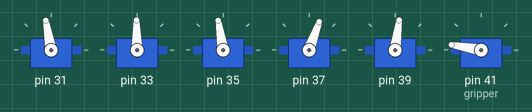
The sketch below on a simulated Arduino Mega 2560, built with avr-gcc and run on an emulated ATmega2560. Parts: 6 × servo. The ROS host is connected and sends only what is stated; random numbers use the default seed unless the sketch sets one.

Above: at 0.5 s.
Timing chart, 0 to 2.0 s (numbered marks = the images above):
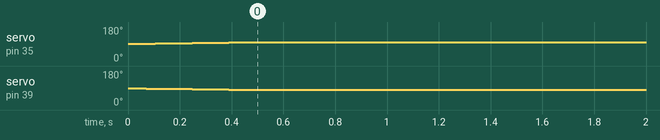

The sketch:

ros_teleop.ino
```cpp
#include <Servo.h>
#include "numericalTools.h"
#include <ros.h>
#include <std_msgs/String.h>
#include <std_msgs/Float32.h>
#include <geometry_msgs/Vector3.h>
#include <geometry_msgs/Pose.h>
#include <tf/transform_broadcaster.h>
#include <ros/time.h>
#include <geometry_msgs/Transform.h>

#define DOF 5
#define DT_MS 50
#define MAX_SPEED 20e-2


float Q[DOF];
float S[] = { 300e-3, 0.0, 250e-3, 0.0, 0.0 };
Servo joint[DOF];
Servo gripper;

ros::NodeHandle nh;
tf::TransformBroadcaster broadcaster;
geometry_msgs::TransformStamped t;

geometry_msgs::Transform array2Transform( float* S, float q0 );

geometry_msgs::Transform array2Transform( float* S, float q0 ) {
  geometry_msgs::Transform T;

  T.translation.x = S[0];
  T.translation.y = S[1];
  T.translation.z = S[2];
  float r3 = q0, r2 = S[3], r1 = S[4];
  T.rotation.w = cos(r1/2)*cos(r2/2)*cos(r1/2) + sin(r1/2)*sin(r2/2)*sin(r3/2);
  T.rotation.x = sin(r1/2)*cos(r2/2)*cos(r3/2) - cos(r1/2)*sin(r2/2)*sin(r3/2);
  T.rotation.y = cos(r1/2)*sin(r2/2)*cos(r3/2) + sin(r1/2)*cos(r2/2)*sin(r3/2);
  T.rotation.z = cos(r1/2)*cos(r2/2)*sin(r3/2) - sin(r1/2)*sin(r2/2)*cos(r3/2);

  return T;
}

void Transform2array( float* S, geometry_msgs::Transform T ) {
  S[0] = T.translation.x;
  S[1] = T.translation.y;
  S[2] = T.translation.z;
  float q0 = T.rotation.w, q1 = T.rotation.x, q2 = T.rotation.y, q3 = T.rotation.z;
  S[3] = asin(2*(q0*q2-q3*q1));
  S[4] = atan2(2*(q0*q1+q2*q3), 1-2*(q1*q1+q2*q2));
}

void update_pose( const geometry_msgs::Transform& T){
  float S[5], S1[5];

  char msg[80];


  sprintf( msg, "Transform: %d %d %d %d %d %d %d", round(T.translation.x*1000), T.translation.y*1000, round(T.translation.z*1000), T.rotation.x*1000, T.rotation.y*1000, T.rotation.z*1000, round(T.rotation.w*1000) );
  nh.loginfo(msg);

  Transform2array( S1, T );
  sprintf( msg, "Array: %d %d %d %d %d", round(S1[0]*1000), round(S1[1]*1000), round(S1[2]*1000), round(S1[3]*180/PI), round(S1[4]*180/PI) );
  nh.loginfo(msg);

  DKFunc( Q, S );

  moveTo( Q, S, DOF );
}

ros::Subscriber<geometry_msgs::Transform> sub("TWEt", update_pose );


/*
void quat2euler321( float* e, geometry_msgs::Pose pose )
{
  float qw = pose.orientation.w, qx = pose.orientation.x, qy = pose.orientation.y, qz = pose.orientation.z;
  e[2] = atan2( 2*(qw*qx+qy*qz), 1-2*(qx*qx+qy*qy) );
  e[1] = asin( 2*(qw*qy-qz*qx) );
  e[0] = atan2( 2*(qw*qz+qx*qy), 1-2*(qy*qy+qz*qz) );

  vec3.x = e[0];
  vec3.y = e[1];
  vec3.z = e[2];
  pub.publish( &vec3 );
}

void update_pose( const geometry_msgs::Pose& pose )
{
  float e[3];
  quat2euler321( e, pose );
  float S[] = { pose.position.x, pose.position.y, pose.position.z, 0.0, 0.0 };
  moveTo( Q, S, DOF );
  nh.loginfo("here");
}
*/
void increment( float* Q, float* dQ ) {

  float dir[] = { -1, 1, -1, 1, -1 };
  float offset[] = { 100*PI/180, 90*PI/180, 90*PI/180, 70*PI/180, 90*PI/180 };

  const float TOL = 0.2;

  bool fail = false;
  for( int n = 0; n < 5; n++ ) {

    if( isnan( dQ[n] ) )
      fail = true;
  }

  if( fail ) {
    Serial.println( "NaN!" );
    for( int n = 0; n < 5; n++ )
      dQ[n] = random( -100, 100 ) / 100.0 * 5 * PI / 180;
  }

  for( int n = 0; n < 5; n++ ) {
    Q[n] = asin( sin( Q[n] + dQ[n] ) );
    joint[n].write( ( dir[n] * Q[n] + offset[n] ) * 180 / PI );
  }
}


void DKFunc( float* Q, float* S ) {

  float q1 = Q[0],
        q2 = Q[1],
        q3 = Q[2],
        q4 = Q[3],
        q5 = Q[4];

  float (*F)[1] = (float(*)[1]) S;

  F[0][0] = cos(q1)*cos(3.141592653589793*(-1.0/2.0)+q2)*(2.9E1/2.0E2)+cos\
(3.141592653589793*(1.0/2.0)+q5)*sin(q1)*sin(q4)*(1.0/1.0E1)-cos(q1)*cos(q\
3)*sin(3.141592653589793*(-1.0/2.0)+q2)*(1.97E2/1.0E3)-cos(q1)*cos(3.14159\
2653589793*(-1.0/2.0)+q2)*sin(q3)*(1.97E2/1.0E3)-cos(q1)*cos(q3)*sin(3.141\
592653589793*(-1.0/2.0)+q2)*sin(3.141592653589793*(1.0/2.0)+q5)*(1.0/1.0E1\
)-cos(q1)*cos(3.141592653589793*(-1.0/2.0)+q2)*sin(q3)*sin(3.1415926535897\
93*(1.0/2.0)+q5)*(1.0/1.0E1)+cos(q1)*cos(q3)*cos(q4)*cos(3.141592653589793\
*(-1.0/2.0)+q2)*cos(3.141592653589793*(1.0/2.0)+q5)*(1.0/1.0E1)-cos(q1)*co\
s(q4)*cos(3.141592653589793*(1.0/2.0)+q5)*sin(q3)*sin(3.141592653589793*(-\
1.0/2.0)+q2)*(1.0/1.0E1);
  F[1][0] = cos(3.141592653589793*(-1.0/2.0)+q2)*sin(q1)*(2.9E1/2.0E2)-cos\
(q3)*sin(q1)*sin(3.141592653589793*(-1.0/2.0)+q2)*(1.97E2/1.0E3)-cos(3.141\
592653589793*(-1.0/2.0)+q2)*sin(q1)*sin(q3)*(1.97E2/1.0E3)-cos(q1)*cos(3.1\
41592653589793*(1.0/2.0)+q5)*sin(q4)*(1.0/1.0E1)-cos(q3)*sin(q1)*sin(3.141\
592653589793*(-1.0/2.0)+q2)*sin(3.141592653589793*(1.0/2.0)+q5)*(1.0/1.0E1\
)-cos(3.141592653589793*(-1.0/2.0)+q2)*sin(q1)*sin(q3)*sin(3.1415926535897\
93*(1.0/2.0)+q5)*(1.0/1.0E1)+cos(q3)*cos(q4)*cos(3.141592653589793*(-1.0/2\
.0)+q2)*cos(3.141592653589793*(1.0/2.0)+q5)*sin(q1)*(1.0/1.0E1)-cos(q4)*co\
s(3.141592653589793*(1.0/2.0)+q5)*sin(q1)*sin(q3)*sin(3.141592653589793*(-\
1.0/2.0)+q2)*(1.0/1.0E1);
  F[2][0] = sin(3.141592653589793*(-1.0/2.0)+q2)*(-2.9E1/2.0E2)-cos(q3)*co\
s(3.141592653589793*(-1.0/2.0)+q2)*(1.97E2/1.0E3)+sin(q3)*sin(3.1415926535\
89793*(-1.0/2.0)+q2)*(1.97E2/1.0E3)-cos(q3)*cos(3.141592653589793*(-1.0/2.\
0)+q2)*sin(3.141592653589793*(1.0/2.0)+q5)*(1.0/1.0E1)+sin(q3)*sin(3.14159\
2653589793*(-1.0/2.0)+q2)*sin(3.141592653589793*(1.0/2.0)+q5)*(1.0/1.0E1)-\
cos(q3)*cos(q4)*cos(3.141592653589793*(1.0/2.0)+q5)*sin(3.141592653589793*\
(-1.0/2.0)+q2)*(1.0/1.0E1)-cos(q4)*cos(3.141592653589793*(-1.0/2.0)+q2)*co\
s(3.141592653589793*(1.0/2.0)+q5)*sin(q3)*(1.0/1.0E1)+6.877E-2;
  F[3][0] = asin(cos(3.141592653589793*(1.0/2.0)+q5)*(sin(q4)*(cos(q3)*cos\
(3.141592653589793*(-1.0/2.0)+q2)*6.123233995736766E-17-sin(q3)*sin(3.1415\
92653589793*(-1.0/2.0)+q2)*6.123233995736766E-17+6.123233995736766E-17)+co\
s(q4)*(cos(q3)*sin(3.141592653589793*(-1.0/2.0)+q2)+cos(3.141592653589793*\
(-1.0/2.0)+q2)*sin(q3)))-sin(3.141592653589793*(1.0/2.0)+q5)*(-cos(q3)*cos\
(3.141592653589793*(-1.0/2.0)+q2)+sin(q3)*sin(3.141592653589793*(-1.0/2.0)\
+q2)-cos(q4)*(cos(q3)*cos(3.141592653589793*(-1.0/2.0)+q2)*6.1232339957367\
66E-17-sin(q3)*sin(3.141592653589793*(-1.0/2.0)+q2)*6.123233995736766E-17+\
6.123233995736766E-17)*6.123233995736766E-17+sin(q4)*(cos(q3)*sin(3.141592\
653589793*(-1.0/2.0)+q2)+cos(3.141592653589793*(-1.0/2.0)+q2)*sin(q3))*6.1\
23233995736766E-17+3.749399456654644E-33));
  F[4][0] = -atan((cos(3.141592653589793*(1.0/2.0)+q5)*(-cos(q3)*cos(3.141\
592653589793*(-1.0/2.0)+q2)+sin(q3)*sin(3.141592653589793*(-1.0/2.0)+q2)-c\
os(q4)*(cos(q3)*cos(3.141592653589793*(-1.0/2.0)+q2)*6.123233995736766E-17\
-sin(q3)*sin(3.141592653589793*(-1.0/2.0)+q2)*6.123233995736766E-17+6.1232\
33995736766E-17)*6.123233995736766E-17+sin(q4)*(cos(q3)*sin(3.141592653589\
793*(-1.0/2.0)+q2)+cos(3.141592653589793*(-1.0/2.0)+q2)*sin(q3))*6.1232339\
95736766E-17+3.749399456654644E-33)*6.123233995736766E-17-cos(q3)*cos(3.14\
1592653589793*(-1.0/2.0)+q2)*6.123233995736766E-17+sin(3.141592653589793*(\
1.0/2.0)+q5)*(sin(q4)*(cos(q3)*cos(3.141592653589793*(-1.0/2.0)+q2)*6.1232\
33995736766E-17-sin(q3)*sin(3.141592653589793*(-1.0/2.0)+q2)*6.12323399573\
6766E-17+6.123233995736766E-17)+cos(q4)*(cos(q3)*sin(3.141592653589793*(-1\
.0/2.0)+q2)+cos(3.141592653589793*(-1.0/2.0)+q2)*sin(q3)))*6.1232339957367\
66E-17+sin(q3)*sin(3.141592653589793*(-1.0/2.0)+q2)*6.123233995736766E-17+\
cos(q4)*(cos(q3)*cos(3.141592653589793*(-1.0/2.0)+q2)*6.123233995736766E-1\
7-sin(q3)*sin(3.141592653589793*(-1.0/2.0)+q2)*6.123233995736766E-17+6.123\
233995736766E-17)-sin(q4)*(cos(q3)*sin(3.141592653589793*(-1.0/2.0)+q2)+co\
s(3.141592653589793*(-1.0/2.0)+q2)*sin(q3))+2.295845021658468E-49)/(cos(3.\
141592653589793*(1.0/2.0)+q5)*(-cos(q3)*cos(3.141592653589793*(-1.0/2.0)+q\
2)+sin(q3)*sin(3.141592653589793*(-1.0/2.0)+q2)-cos(q4)*(cos(q3)*cos(3.141\
592653589793*(-1.0/2.0)+q2)*6.123233995736766E-17-sin(q3)*sin(3.1415926535\
89793*(-1.0/2.0)+q2)*6.123233995736766E-17+6.123233995736766E-17)*6.123233\
995736766E-17+sin(q4)*(cos(q3)*sin(3.141592653589793*(-1.0/2.0)+q2)+cos(3.\
141592653589793*(-1.0/2.0)+q2)*sin(q3))*6.123233995736766E-17+3.7493994566\
54644E-33)+cos(q3)*cos(3.141592653589793*(-1.0/2.0)+q2)*3.749399456654644E\
-33+sin(3.141592653589793*(1.0/2.0)+q5)*(sin(q4)*(cos(q3)*cos(3.1415926535\
89793*(-1.0/2.0)+q2)*6.123233995736766E-17-sin(q3)*sin(3.141592653589793*(\
-1.0/2.0)+q2)*6.123233995736766E-17+6.123233995736766E-17)+cos(q4)*(cos(q3\
)*sin(3.141592653589793*(-1.0/2.0)+q2)+cos(3.141592653589793*(-1.0/2.0)+q2\
)*sin(q3)))-sin(q3)*sin(3.141592653589793*(-1.0/2.0)+q2)*3.749399456654644\
E-33-cos(q4)*(cos(q3)*cos(3.141592653589793*(-1.0/2.0)+q2)*6.1232339957367\
66E-17-sin(q3)*sin(3.141592653589793*(-1.0/2.0)+q2)*6.123233995736766E-17+\
6.123233995736766E-17)*6.123233995736766E-17+sin(q4)*(cos(q3)*sin(3.141592\
653589793*(-1.0/2.0)+q2)+cos(3.141592653589793*(-1.0/2.0)+q2)*sin(q3))*6.1\
23233995736766E-17-1.405799628556214E-65));
}

float equivDisp( float* S0, float* S1 ) {
  float dS[] = { S1[0]-S0[0], S1[1]-S0[1], S1[2]-S0[2] };
  return( sqrt( dS[0]*dS[0] + dS[1]*dS[1] + dS[2]*dS[2] ) );
}

float diff( float* C, float* A, float* B, size_t len ) {
  float norm2 = 0;
  for( int n = 0; n < len; n++ ) {
    C[n] = A[n] - B[n];
    norm2 += C[n] * C[n];
  }
  return norm2;
}

void scale( float* C, float* A, float scale, size_t len ) {
  for( int n = 0; n < len; n++ )
    C[n] = A[n] * scale;
}

int moveTo( float* Q, float* St, int dof ) { // S[] = [x, y, z, --orientation--]

  // Calculate current position
  float Sn[dof], dS[dof], aux[dof];

  const float MAX_ERROR = pow(1e-2, 2);
  const unsigned long MAX_T = 500;
  long int T0 = millis();
  while( millis() - T0 < MAX_T ) {
    long int t0 = millis();

    // calculate dQ
    DKFunc( Q, Sn );
    float norm2 = diff( dS, St, Sn, dof );
    if( norm2 < MAX_ERROR )
      return 0;

//    Serial.println( norm2 * 1000 );

    float dQ[dof];
    float J[dof][dof];
    calcJacobian( &DKFunc, Q, dof, (float**) J );
    solveLS( (float**) J, (float**) dS, dof, (float**) aux );

    scale( dQ, aux, 0.1, dof );
    increment( Q, dQ );
  }
  return 1;
  //printMatrix( (float**) S0, dof, 1, "S = " );
}

void returnHome( int times ) {
  float S_HOME[] = { 15e-2, 0, 25e-2, 0 };

  moveTo( Q, S_HOME, 4 );
  for( int k = 0; k < times; k++ ) {
    float Sup[] = { S_HOME[0], S_HOME[1], S_HOME[2] + 5e-2, S_HOME[3] };
    moveTo( Q, Sup, 4 );
    float Sdown[] = { S_HOME[0], S_HOME[1], S_HOME[2] - 5e-2, S_HOME[3] };
    moveTo( Q, Sdown, 4 );
  }
}

void setup() {

  // put your setup code here, to run once:
  //Serial.begin( 115200 );

  joint[0].attach( 31 );
  joint[1].attach( 33 );
  joint[2].attach( 35 );
  joint[3].attach( 37 );
  joint[4].attach( 39 );
  gripper.attach( 41 );

  Q[0] = Q[1] = Q[2] = Q[3] = Q[4] = -0 * PI / 180;

  gripper.write( 170 );
  float S[] = { 300e-3, 0.0, 250e-3, 0.0, 0.0 };
  moveTo( Q, S, DOF );

  nh.initNode();
  broadcaster.init( nh );
  nh.subscribe(sub);
}

#define DT 200

int state = 0;
float S1[] = { 300e-3, 50e-3, 250e-3, 0.0, 0.0 };
float S2[] = { 300e-3, -50e-3, 250e-3, 0.0, 0.5 };
unsigned long int t0 = 0;
const unsigned long int dt = 3000;

void loop() {
  t.header.frame_id = "World";
  t.child_frame_id = "EndEffector";
  float S[5];
  DKFunc( Q, S );
  t.transform = array2Transform( S, Q[0] );
  t.header.stamp = nh.now();
  broadcaster.sendTransform( t );

  if( millis() - t0 > dt ) {
    t0 = millis();
    state = !state;
    //moveTo( Q, state ? S1 : S2, DOF );
  }

  nh.spinOnce();
  delay(10);
}
```

numericalTools.cpp
```cpp
#include <Arduino.h>
#include "numericalTools.h"

#define _recast(a, _a, m) float (*a)[m] = (float(*)[m]) _a

void multMat(float** _c, float** _a, float** _b, int n1, int n2, int n3) {

  float Y[n1][n3];
  _recast( a, _a, n2 );
  _recast( b, _b, n3 );
  _recast( c, _c, n3 );
  float tmp;

  for( int i = 0; i < n1; i++ )
    for( int j = 0; j < n3; j++ ) {
      tmp = 0;
      for( int k = 0; k < n2; k++ )
          tmp += a[i][k]*b[k][j];
      Y[i][j] = tmp;
    }

  for( int i = 0; i < n1; i++ )
    for( int j = 0; j < n3; j++ )
      c[i][j] = Y[i][j];
}

void calcJacobian( void (*func)(float*, float*), float* X, int n, float** _J ) {
  // approximate jacobian as finite difference
  float (*J)[n] = (float(*)[n]) _J;
  const float eps = 1e-4;
  float Ypp[n], Ymm[n];

  for( int j = 0; j < n; j++ ) {

    X[j] += eps;
    (*func)( X, Ypp );
    X[j] -= eps;

    X[j] -= eps;
    (*func)( X, Ymm );
    X[j] += eps;

    for( int i = 0; i < n; i++ )
      J[i][j] = ( Ypp[i] - Ymm[i] ) / ( 2 * eps );
  }
}

void LUDecomp( float** _A, float** _L, float** _U, float** _P, int n ) {

  _recast( A, _A, n );
  _recast( L, _L, n );
  _recast( U, _U, n );
  _recast( P, _P, n );

  for( int i = 0; i < n; i++ )
    for( int j = 0; j < n; j++ ) {
      P[i][j] = (i == j);
      L[i][j] = (i == j);
      U[i][j] = 0;
    }

  for( int i = 0; i < n; i++ ) {
    int max_j = i;
    for( int j = i; j < n; j++ )
      if( fabs(A[j][i]) > fabs(A[max_j][i]) )
        max_j = j;
    if( max_j != i )
      for( int k = 0; k < n; k++ ) {
        float temp = P[i][k];
        P[i][k] = P[max_j][k];
        P[max_j][k] = temp;
      }
  }

  multMat( (float**) U, (float**) P, (float**) A, n, n, n );

  for( int j = 0; j < n-1; j++ )
    for( int i = j + 1; i < n; i++ ) {
      float tmp = -U[i][j] / U[j][j];
      for( int k = j; k < n; k++ )
        U[i][k] = tmp*U[j][k] + U[i][k];
      L[i][j] = -tmp;
    }
}

void solveLS( float** _A, float** _B, int n, float** _X ) {
  // solve A*X = B using LU Decomposition
  _recast( A, _A, n );
  _recast( B, _B, 1 );
  _recast( X, _X, 1 );
  float L[n][n], U[n][n], P[n][n];
  float Y[n];
  float BB[n][1];


  LUDecomp( (float**) A, (float**) L, (float**) U, (float**) P, n );
  multMat( (float**) BB, (float**) P, (float**) B, n, n, 1 );

  // Forward pass
  for( int i = 0; i < n; i++ ) {
    float tmp = 0;
    for( int j = 0; j <= i-1; j++ )
      tmp += L[i][j]*Y[j];
    Y[i] = ( BB[i][0] - tmp ) / L[i][i];
  }

  // Backward pass
  for( int i = n-1; i >= 0; i-- ) {
    float tmp = 0;
    for( int j = i+1; j < n; j++ )
      tmp += U[i][j]*X[j][0];
    X[i][0] = ( Y[i] - tmp ) / U[i][i];
  }

//  printMatrix( (float**) A, n, n, "\nA = " );
//  printMatrix( (float**) L, n, n, "\nL = " );
//  printMatrix( (float**) U, n, n, "\nU = " );
//  printMatrix( (float**) P, n, n, "\nP = " );
//  printMatrix( (float**) X, n, 1, "\nX = " );
//  printMatrix( (float**) B, n, 1, "\nB = " );
//  printMatrix( (float**) BB, n, 1, "\nBB = " );
}

int solveNLS( void (*func)(float*, float*), float* Y, int n, float* X ) {
  // solve Y = func(X) as Multivariate Newton Method
  // return number of iterations or -1, in case of divergence
  float J[n][n];
  float B[n], dX[n];
  float tmp;
  const float TOL_SQR = 1e-6;
  const int MAX_ITER = 100;

  for( int iter = 0; iter < MAX_ITER; iter++ ) {

    // calculate jacobian J
    calcJacobian( func, X, n, (float**) J );

    // negate J
    for( int i = 0; i < n; i++ )
      for( int j = 0; j < n; j++ )
        J[i][j] = -J[i][j];

    // set B = F(X) - Y
    func( X, B );
    for( int j = 0; j < n; j++ )
      B[j] -= Y[j];

    // calculate dX = J \ ( F(X) - Y )
    solveLS( (float**) J, (float**) B, n, (float**) dX );

    // increment X = X + dX and check update rate
    tmp = 0.0;
    for( int j = 0; j < n; j++ ) {
      X[j] += dX[j];
      tmp += dX[j]*dX[j];
    }

    if( tmp < TOL_SQR )
      return iter;
  }
  return -1;
}

void printMatrix( float** _M, int n, int m, char* msg ) {
  float (*M)[m] = (float(*)[m]) _M;

  Serial.println( msg );
  for( int i = 0; i < n; i++ ) {
    for( int j = 0; j < m; j++ ) {
      Serial.print( M[i][j] );
      Serial.print('\t');
    }
    Serial.print('\n');
  }
}
```

numericalTools.h
```cpp
#ifndef numericalTools_h
#define numericalTools_h

#include <Arduino.h>

#define _recast(a, _a, m) float (*a)[m] = (float(*)[m]) _a

void multMat(float** _c, float** _a, float** _b, int n1, int n2, int n3);
void calcJacobian( void (*func)(float*, float*), float* X, int n, float** _J );
void LUDecomp( float** _A, float** _L, float** _U, float** _P, int n );
void solveLS( float** _A, float** _B, int n, float** _X );
int solveNLS( void (*func)(float*, float*), float* Y, int n, float* X );
void printMatrix( float** _M, int n, int m, char* msg );

#endif
```
